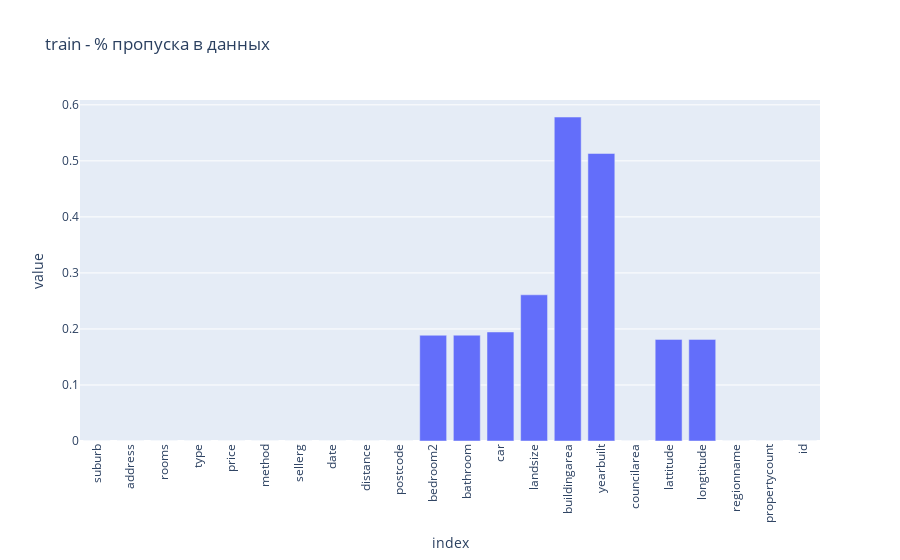

Notebook source saved alongside this figure:
### Code cell
bar(train.isna().mean(), 'train - % пропуска в данных')

### Figure 1 — Plotly figure (JSON) as saved in the notebook; plotly's stock layout.template omitted (floating-point values rounded to 4 significant figures)
{"data": [{"alignmentgroup": "True", "hovertemplate": "variable=0<br>index=%{x}<br>value=%{y}<extra></extra>", "legendgroup": "0", "marker": {"color": "#636efa", "pattern": {"shape": ""}}, "name": "0", "offsetgroup": "0", "orientation": "v", "showlegend": true, "textposition": "auto", "x": ["suburb", "address", "rooms", "type", "price", "method", "sellerg", "date", "distance", "postcode", "bedroom2", "bathroom", "car", "landsize", "buildingarea", "yearbuilt", "councilarea", "lattitude", "longtitude", "regionname", "propertycount", "id"], "xaxis": "x", "y": [0.0, 0.0, 0.0, 0.0, 0.0, 0.0, 0.0, 0.0, 0.0, 0.0, 0.1888, 0.1889, 0.1946, 0.2609, 0.5782, 0.5132, 5.443e-05, 0.1814, 0.1814, 5.443e-05, 5.443e-05, 0.0], "yaxis": "y", "type": "bar"}], "layout": {"xaxis": {"anchor": "y", "domain": [0.0, 1.0], "title": {"text": "index"}, "tickangle": -90}, "yaxis": {"anchor": "x", "domain": [0.0, 1.0], "title": {"text": "value"}}, "legend": {"title": {"text": "variable"}, "tracegroupgap": 0}, "title": {"text": "train - % пропуска в данных"}, "barmode": "relative", "showlegend": false}}
